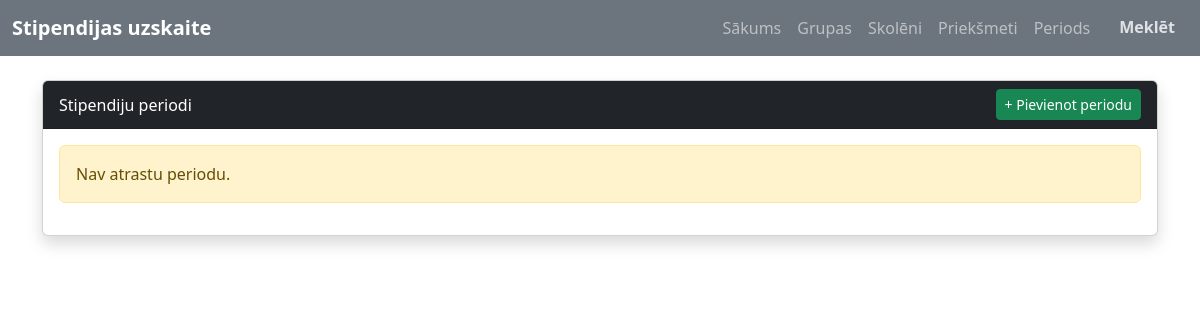
The app's page /period, older data.
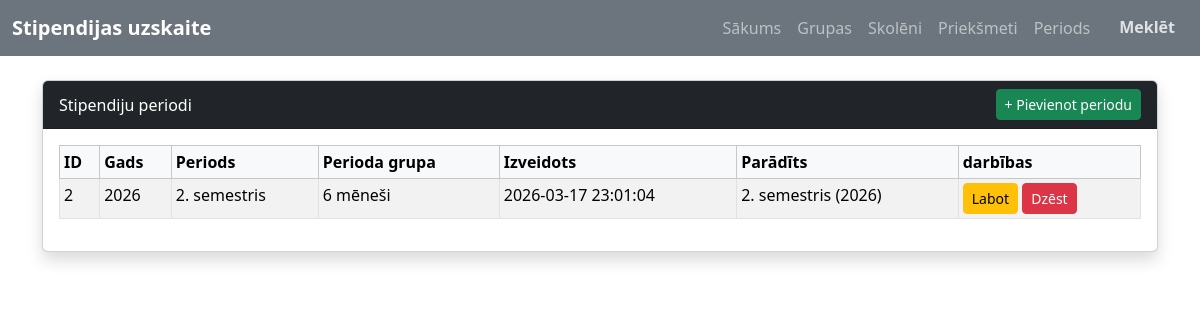
The same page, newer data.
### tables this page shows
CREATE TABLE `stipend_periods` (
  `id` int(11) NOT NULL,
  `year` int(11) DEFAULT NULL,
  `period` varchar(20) DEFAULT NULL,
  `period_group` varchar(50) DEFAULT NULL,
  `created_at` datetime DEFAULT current_timestamp()
);

### Core/functions.php (called while the page is built, shortened)
<?php
function base_path($path) {
    return BASE_PATH . $path;
}
function view($path, $attributes = [] ) {
    extract($attributes);
    require base_path("app/views/{$path}");
}

### app/controllers/period/StipendPeriodController.php (called while the page is built, shortened)
<?php
try {
    $db = App::resolve(Database::class);
} catch (\Exception $e) {
    error_log("Neizdevās izveidot datubāzes savienojumu: " . $e->getMessage());
    die("Sistēma šobrīd nav pieejama. Lūdzu, mēģiniet vēlāk.");
}
try {
    $sql = "SELECT * FROM stipend_periods ORDER BY year DESC, id DESC";
    $periods = $db->query($sql)->get();
} catch (\Exception $e) {
    error_log("Kļūda ielādējot stipend_periods: " . $e->getMessage());
    $periods = [];
}
try {
    view('stipend_period/index.php', [
        'periods' => $periods
    ]);
} catch (\Exception $e) {
    error_log("Kļūda ielādējot skatu stipend_period/index.php: " . $e->getMessage());
    echo "Diemžēl periodu sarakstu ielādēt neizdevās.";
}

### public/index.php (called while the page is built, shortened)
<?php
require BASE_PATH . 'Core/functions.php';
spl_autoload_register(function ($class) {
    $class = str_replace('\\', DIRECTORY_SEPARATOR, $class);
});
$router = new \Core\Router();
$path = parse_url($_SERVER['REQUEST_URI'], PHP_URL_PATH);
$method = $_POST['_method'] ?? $_SERVER['REQUEST_METHOD'];
require base_path('bootstrap.php');
$router->route($path, $method);

### Core/App.php (called while the page is built, shortened)
<?php
class App
{
    protected static $container;
    public static function setContainer ($container) {
        static::$container = $container;
    }
    public static function Container()
    {
        return static::$container;
    }
    public static function resolve($key) {
        return static::Container()->resolve($key);
    }
}

### Core/Container.php (called while the page is built, shortened)
<?php
class Container
{
    protected $bindings = [];
    public function bind($key, $resolver)
    {
        $this->bindings[$key] = $resolver;
    }
    public function resolve($key)
    {
        $resolver = $this->bindings[$key];
        return call_user_func($resolver);
    }
}

### config.php (called while the page is built)
<?php
return [
    'database' => [
        'host' => 'localhost',
        'port' => 3306,
        'dbname' => 'stipendiju_uzskaite',
        'charset' => 'utf8mb4'
    ]
];

### bootstrap.php (called while the page is built, shortened)
<?php
$container = new Container();
$container->bind('Core\Database', function () {
    $config = require base_path('config.php');
    return new Database($config['database']);
});

### Core/Database.php (called while the page is built, shortened)
<?php
class Database
{
    public $connection;
    public $statement;
    public function __construct($config, $username = 'root', $password = '')
    {
        $dns = 'mysql: ' . http_build_query($config, '', ';');
        $this->connection = new PDO($dns, $username, $password, [
            PDO::ATTR_DEFAULT_FETCH_MODE => PDO::FETCH_ASSOC
        ]);
    }
    public function query($query, $params = [])
    {
        $this->statement = $this->connection->prepare($query);
        $this->statement->execute($params);
        return $this;
    }
    public function get()
    {
        return $this->statement->fetchAll();
    }
}

### app/views/stipend_period/index.php (the view, shortened to what the changed rows need)
<?php
require base_path('app/views/partials/head.php');
require base_path('app/views/partials/nav.php');
$periods = $periods ?? [];
?>
<div class="container mt-4">
    <div class="card shadow">
        <div class="card-header  bg-dark text-white d-flex justify-content-between align-items-center">
            <span>Stipendiju periodi</span>
            <a href="/period/create" class="btn btn-success btn-sm">
                + Pievienot periodu
            </a>
        </div>
        <div class="card-body">
            <?php if (!empty($periods)): ?>
                <div style="overflow-x:auto;">
                    <table class="table table-striped table-bordered table-sm">
                        <thead class="table-light">
                            <tr>
                                <th>ID</th>
                                <th>Gads</th>
                                <th>Periods</th>
                                <th>Perioda grupa</th>
                                <th>Izveidots</th>
                                <th>Parādīts</th>
                                <th>darbības</th>
                            </tr>
                        </thead>
                        <tbody>
                            <?php foreach ($periods as $p): ?>
                                <tr>
                                    <td><?= htmlspecialchars($p['id']) ?></td>
                                    <td><?= htmlspecialchars($p['year']) ?></td>
                                    <td><?= htmlspecialchars($p['period']) ?></td>
                                    <td><?= htmlspecialchars($p['period_group']) ?></td>
                                    <td><?= htmlspecialchars($p['created_at']) ?></td>
                                    <td>
                                        <?= htmlspecialchars($p['period'] . ' (' . $p['year'] . ')') ?>
                                    </td>
                                    <td>
                                        <a href="/period/edit?id=<?= $p['id'] ?>" class="btn btn-sm btn-warning">Labot</a>
                                        <form method="POST" action="/delete" style="display:inline;">
                                            <button type="submit" class="btn btn-sm btn-danger" onclick="return confirm('Dzēst ierakstu?')">
                                                Dzēst
                                            </button>
                                        </form>
                                    </td>
                                </tr>
                            <?php endforeach; ?>
                        </tbody>
                    </table>
                </div>
            <?php else: ?>
                <div class="alert alert-warning">
                    Nav atrastu periodu.
                </div>
            <?php endif; ?>
        </div>
    </div>
</div>
<?php
require base_path('app/views/partials/footer.php');
?>

### Core/router.php (shortened to what the changed rows need)
<?php
class Router {
    protected $routes = [];
    public function add($uri, $controller, $method) {
        $this->routes[] = [
            'uri' => $uri,
            'controller' => $controller,
            'method' => $method,
            'middleware' => null
        ];
        return $this;
    }
    public function route($uri, $method) {
        foreach ($this->routes as $route) {
            if ($route['uri'] === $uri && $route['method'] === strtoupper($method)){
                return require base_path('app/controllers/' . $route['controller']);
            }
        }
    }
}

### app/views/partials/nav.php (shortened to what the changed rows need)
<nav class="navbar navbar-expand-lg navbar-dark bg-secondary" data-bs-theme="dark">
    <div class="container-fluid">
        <a class="navbar-brand fw-bold" href="/">
            Stipendijas uzskaite
        </a>
        <div class="collapse navbar-collapse" id="navbarNav">
            <ul class="navbar-nav ms-auto">
                <li class="nav-item">
                    <a class="nav-link" href="/">Sākums</a>
                </li>
                <li class="nav-item">
                    <a class="nav-link" href="/groups">Grupas</a>
                </li>
                <li class="nav-item">
                    <a class="nav-link" href="/students">Skolēni</a>
                </li>
                <li class="nav-item">
                    <a class="nav-link" href="/subjects">Priekšmeti</a>
                </li>
                <li class="nav-item">
                    <a class="nav-link" href="/period">Periods</a>
                </li>
                <li class="nav-item">
                    <a class="btn fw-bold ms-2" href="/search">Meklēt</a>
                </li>
            </ul>
        </div>
    </div>
</nav>

Row changes from the older to the newer data that the page shows:
added stipend_periods: id "2", year "2026", period "2. semestris", period_group "6 mēneši", created_at "2026-03-17 23:01:04", period+year "2. semestris (2026)"
Text that changed along with them:
list line gone: "Nav atrastu periodu."
new list line: "ID Gads Periods Perioda grupa Izveidots Parādīts darbības"
